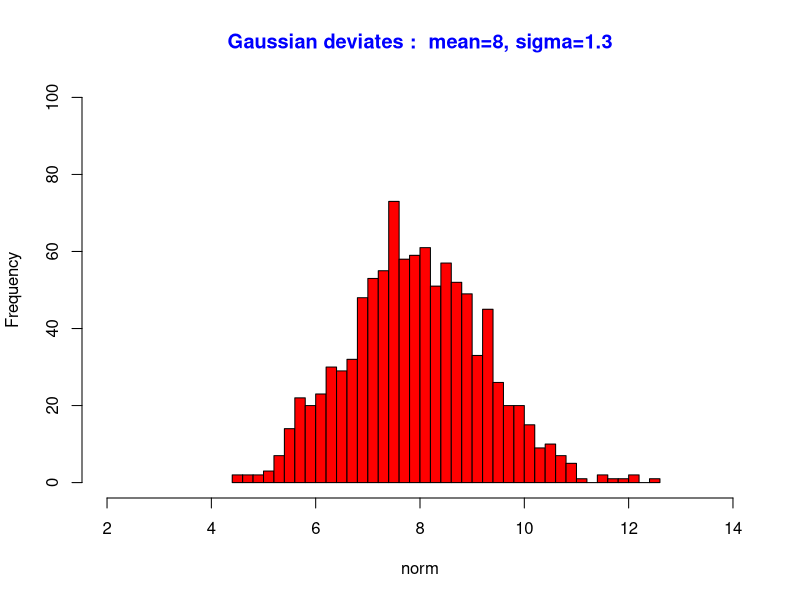
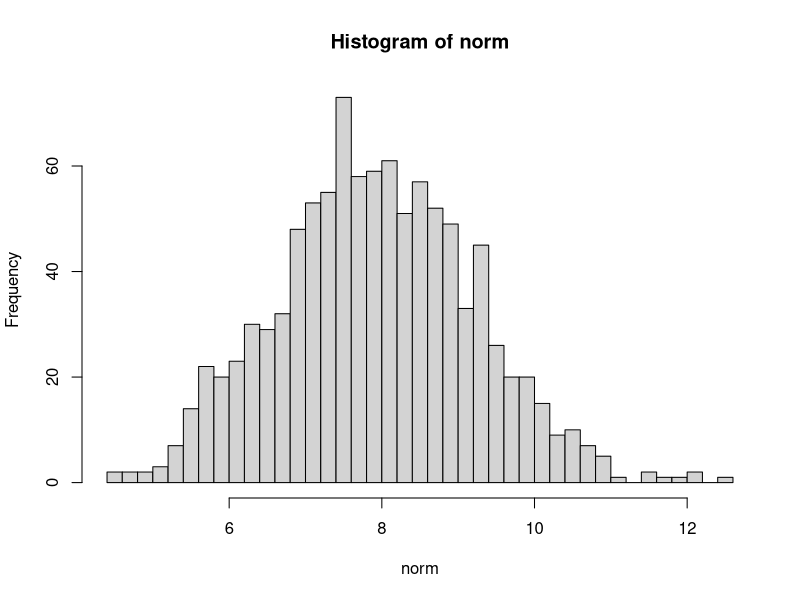

Here is the R script that generated these plots, in order:
## ---- chunk 1
norm <- rnorm(1000, mean = 8, sd = 1.3)
histo <- hist(norm, breaks=50, col="red", xlim=c(2,14), ylim=c(0,100),
              main="Gaussian deviates :  mean=8, sigma=1.3", col.main="blue")
plot(histo)
